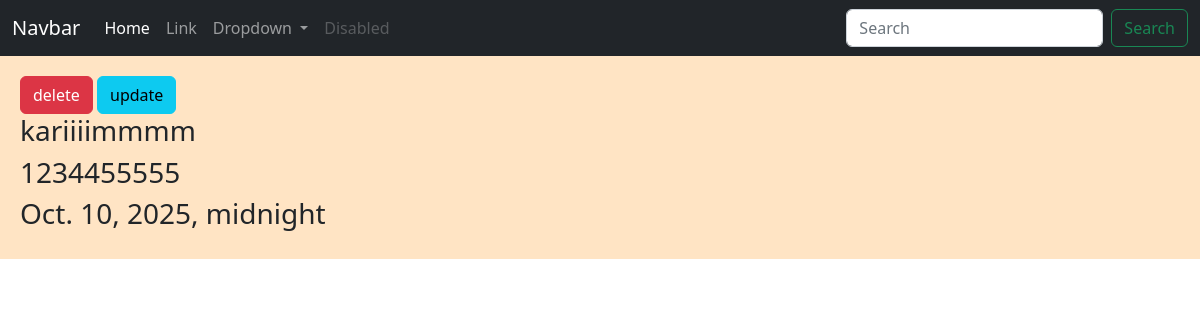
The page /detail/6/kariiiimmmm on the database its author committed.
### firstapp/models.py (models this page shows)
class User(models.Model):
    id1=models.BigIntegerField()
    name=models.CharField(max_length=100,unique=True)
    dateOfBirth=models.DateField()

### firstapp/views.py (the view)
# urls.py: path('detail/<int:name_id>/<slug>',views.detail,name='details'),
def detail(request,name_id,slug):
    user=User.objects.get(id=name_id)
    return render(request,'detail.html',context={'user':user})

### templates/detail.html
{% extends 'base.html' %}
{% block content %}
    <a href="{% url 'delete' user.id%} " class="btn btn-danger">delete</a>
    <a href="{% url 'updateUser' user.id%}" class="btn btn-info">update</a>
    <h3> {{ user.name }}</h3>
    <h3> {{ user.id1 }}</h3>
    <h3> {{ user.dateOfBirth }}</h3>
{% endblock %}

### rows shown on the page
User: name "kariiiimmmm", id1 "1234455555", dateOfBirth "Oct. 10, 2025, midnight"
